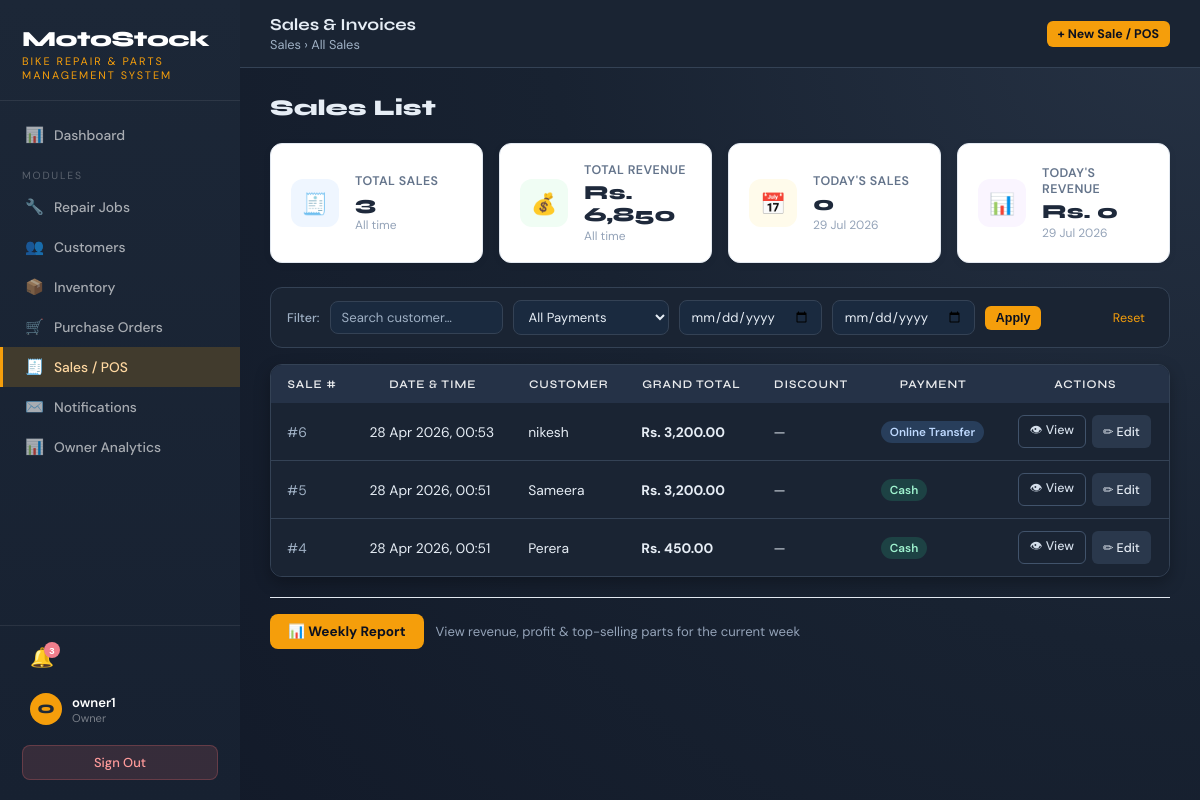
Page /pages/sale/sales_list.php (signed in) on the committed database.
### tables this page shows
CREATE TABLE IF NOT EXISTS `sale` (
  `saleID` int NOT NULL AUTO_INCREMENT,
  `customerID` int DEFAULT NULL,
  `customerName` varchar(80) DEFAULT NULL,
  `saleDate` datetime DEFAULT CURRENT_TIMESTAMP,
  `subTotal` decimal(10,2) DEFAULT NULL,
  `discountPercent` decimal(5,2) DEFAULT '0.00',
  `grandTotal` decimal(10,2) DEFAULT NULL,
  `paymentMethod` enum('Cash','Online Transfer') DEFAULT 'Cash',
  PRIMARY KEY (`saleID`)
);

### pages/sale/sales_list.php (the view, shortened to what this page needs)
<?php
require_once '../../includes/config.php';
$search   = trim($_GET['search']    ?? '');
$payment  = trim($_GET['payment']   ?? '');
$dateFrom = trim($_GET['date_from'] ?? '');
$dateTo   = trim($_GET['date_to']   ?? '');
$hasCustomerNameCol = false;
$chkCustomerName = $conn->query("SHOW COLUMNS FROM Sale LIKE 'customerName'");
if ($chkCustomerName && $chkCustomerName->num_rows > 0) {
    $hasCustomerNameCol = true;
}
$hasCustomerIdCol = false;
$chkCustomerId = $conn->query("SHOW COLUMNS FROM Sale LIKE 'customerID'");
if ($chkCustomerId && $chkCustomerId->num_rows > 0) {
    $hasCustomerIdCol = true;
}
$hasSubTotalCol = false;
$chkSubTotal = $conn->query("SHOW COLUMNS FROM Sale LIKE 'subTotal'");
if ($chkSubTotal && $chkSubTotal->num_rows > 0) {
    $hasSubTotalCol = true;
}
$hasDiscountPercentCol = false;
$chkDiscountPercent = $conn->query("SHOW COLUMNS FROM Sale LIKE 'discountPercent'");
if ($chkDiscountPercent && $chkDiscountPercent->num_rows > 0) {
    $hasDiscountPercentCol = true;
}
$hasDiscountAmountCol = false;
$hasAmountReceivedCol = false;
$where = ["1=1"];
$whereSql = implode(' AND ', $where);
$selectCustomer = $hasCustomerNameCol
    ? "sa.customerName AS customerName"
    : ($hasCustomerIdCol ? "COALESCE(c.name, 'Walk-in') AS customerName" : "'Walk-in' AS customerName");
$joinCustomer = $hasCustomerNameCol ? '' : ($hasCustomerIdCol ? "LEFT JOIN Customer c ON c.customerID = sa.customerID" : '');
$selectSubTotal = $hasSubTotalCol ? "sa.subTotal" : "sa.grandTotal AS subTotal";
$selectDiscountPercent = $hasDiscountPercentCol ? "sa.discountPercent" : "0 AS discountPercent";
$selectDiscountAmount = $hasDiscountAmountCol ? "sa.discountAmount" : "0 AS discountAmount";
$selectAmountReceived = $hasAmountReceivedCol ? "sa.amountReceived" : "NULL AS amountReceived";
$result = $conn->query("
    SELECT sa.saleID, sa.saleDate, {$selectCustomer}, {$selectSubTotal},
           {$selectDiscountPercent}, {$selectDiscountAmount}, sa.grandTotal,
           sa.paymentMethod, {$selectAmountReceived}
    FROM Sale sa
    {$joinCustomer}
    WHERE $whereSql
    ORDER BY sa.saleDate DESC, sa.saleID DESC
");
$sales = [];
if ($result) { while ($row = $result->fetch_assoc()) { $sales[] = $row; } }
$statsRow     = $conn->query("SELECT COUNT(*) AS cnt, COALESCE(SUM(grandTotal),0) AS rev FROM Sale")->fetch_assoc();
$totalSales   = $statsRow['cnt'];
$totalRevenue = $statsRow['rev'];
$today        = date('Y-m-d');
$todaySales   = $conn->query("SELECT COUNT(*) AS cnt FROM Sale WHERE DATE(saleDate)='$today'")->fetch_assoc()['cnt'];
$todayRev     = $conn->query("SELECT COALESCE(SUM(grandTotal),0) AS rev FROM Sale WHERE DATE(saleDate)='$today'")->fetch_assoc()['rev'];
?>
<!DOCTYPE html>
<html lang="en">
<head>
    <link rel="stylesheet" href="../../assets/css/styles.css">
</head>
<body>
<?php require_once '../../includes/sidebar.php'; ?>
<div class="main-wrap">
    <div class="topbar">
        <div>
            <div class="topbar-title">Sales &amp; Invoices</div>
            <div class="topbar-breadcrumb">Sales › All Sales</div>
        </div>
        <a href="new_sale.php" class="btn btn-amber btn-sm">+ New Sale / POS</a>
    </div>
    <div class="main-content">
        <div class="page-header">
            <div class="page-title">Sales List</div>
        </div>
        <div class="h-stats">
            <div class="h-stat-card">
                <div class="h-stat-icon icon-blue">🧾</div>
                <div class="h-stat-info">
                    <div class="h-stat-label">Total Sales</div>
                    <div class="h-stat-value"><?= number_format($totalSales) ?></div>
                    <div class="h-stat-sub">All time</div>
                </div>
            </div>
            <div class="h-stat-card">
                <div class="h-stat-icon icon-green">💰</div>
                <div class="h-stat-info">
                    <div class="h-stat-label">Total Revenue</div>
                    <div class="h-stat-value">Rs. <?= number_format($totalRevenue, 0) ?></div>
                    <div class="h-stat-sub">All time</div>
                </div>
            </div>
            <div class="h-stat-card">
                <div class="h-stat-icon icon-amber">📅</div>
                <div class="h-stat-info">
                    <div class="h-stat-label">Today's Sales</div>
                    <div class="h-stat-value"><?= number_format($todaySales) ?></div>
                    <div class="h-stat-sub"><?= date('d M Y') ?></div>
                </div>
            </div>
            <div class="h-stat-card">
                <div class="h-stat-icon icon-purple">📊</div>
                <div class="h-stat-info">
                    <div class="h-stat-label">Today's Revenue</div>
                    <div class="h-stat-value">Rs. <?= number_format($todayRev, 0) ?></div>
                    <div class="h-stat-sub"><?= date('d M Y') ?></div>
                </div>
            </div>
        </div>
        <form method="GET" action="sales_list.php" class="filter-bar">
            <span class="filter-label">Filter:</span>
            <input type="text" name="search" class="filter-input" placeholder="Search customer…" value="<?= htmlspecialchars($search) ?>">
            <select name="payment" class="filter-select">
                <option value="">All Payments</option>
            </select>
            <input type="date" name="date_from" class="filter-input" style="min-width:130px" value="<?= htmlspecialchars($dateFrom) ?>" title="From date">
            <input type="date" name="date_to"   class="filter-input" style="min-width:130px" value="<?= htmlspecialchars($dateTo) ?>"   title="To date">
            <button type="submit" class="btn btn-sm btn-amber">Apply</button>
            <a href="sales_list.php" class="filter-reset">Reset</a>
        </form>
        <div class="table-wrap">
            <table class="table">
                <thead>
                    <tr>
                        <th>Sale #</th>
                        <th>Date &amp; Time</th>
                        <th>Customer</th>
                        <th>Grand Total</th>
                        <th>Discount</th>
                        <th>Payment</th>
                        <th>Actions</th>
                    </tr>
                </thead>
                <tbody>
                <?php if (empty($sales)): ?>
                    <tr>
                        <td colspan="7" style="text-align:center;color:var(--muted);padding:24px">
                            No sales found.
                            <?php if ($search || $payment || $dateFrom || $dateTo): ?>
                                <a href="sales_list.php">Clear filters</a>
                            <?php else: ?>
                                <a href="new_sale.php">Create your first sale →</a>
                            <?php endif; ?>
                        </td>
                    </tr>
                <?php else: ?>
                    <?php foreach ($sales as $s): ?>
                    <?php
                        $discAmt  = $s['discountAmount'] ?? ($s['subTotal'] * $s['discountPercent'] / 100);
                        $payBadge = $s['paymentMethod'] === 'Cash' ? 'badge-success' : 'badge-info';
                    ?>
                    <tr>
                        <td style="color:var(--muted)">#<?= $s['saleID'] ?></td>
                        <td><?= date('d M Y, H:i', strtotime($s['saleDate'])) ?></td>
                        <td><?= $s['customerName'] ? htmlspecialchars($s['customerName']) : '<span style="color:var(--muted)">Walk-in</span>' ?></td>
                        <td><strong>Rs. <?= number_format($s['grandTotal'], 2) ?></strong></td>
                        <td>
                            <?php if ($discAmt > 0): ?>
                                <span class="badge badge-warning">Rs. <?= number_format($discAmt, 2) ?></span>
                            <?php else: ?>—<?php endif; ?>
                        </td>
                        <td><span class="badge <?= $payBadge ?>"><?= htmlspecialchars($s['paymentMethod']) ?></span></td>
                        <td style="display:flex;gap:6px;flex-wrap:wrap">
                            <a href="view_invoice.php?saleID=<?= $s['saleID'] ?>" class="btn btn-sm btn-outline">👁 View</a>
                            <a href="edit_sale.php?saleID=<?= $s['saleID'] ?>" class="btn btn-sm btn-secondary">✏ Edit</a>
                        </td>
                    </tr>
                    <?php endforeach; ?>
                <?php endif; ?>
                </tbody>
            </table>
        </div>
        <div style="margin-top:20px;padding-top:16px;border-top:1px solid #e2e8f0;display:flex;align-items:center;gap:12px">
            <a href="weekly_report.php" class="btn btn-amber">
                📊 Weekly Report
            </a>
            <span style="font-size:.82rem;color:#94a3b8">View revenue, profit &amp; top-selling parts for the current week</span>
        </div>
    </div>
</div>
</body>
</html>

### assets/css/styles.css (style rules this page uses)
:root { --navy: #1f2937; --navy-mid: #273447; --navy-lite: #334155; --amber: #f59e0b; --amber-dk: #d97706; --red: #f07f8d; --green: #f6ad55; --blue: #7ea7d8; --bg: #111827; --surface: #1a2433; --border: #344255; --text: #e6edf5; --muted: #9fb0c4; --sidebar-w: 240px; --radius: 12px; --shadow: 0 14px 34px rgba(0,0,0,.35); --shadow-sm: 0 6px 16px rgba(0,0,0,.28); }
*, *::before, *::after { box-sizing: border-box; margin: 0; padding: 0; }
body { font-family: 'DM Sans', sans-serif; background: radial-gradient(circle at top right, #263244 0%, #182231 45%, #111827 100%); color: var(--text); min-height: 100vh; display: flex; }
.main-wrap { margin-left: var(--sidebar-w); flex: 1; min-height: 100vh; display: flex; flex-direction: column; }
.topbar { background: var(--surface); border-bottom: 1px solid var(--border); padding: 14px 30px; display: flex; align-items: center; justify-content: space-between; position: sticky; top: 0; z-index: 50; }
.topbar-title { font-family: 'Syne', sans-serif; font-weight: 700; font-size: 1.05rem; color: var(--text); }
.topbar-breadcrumb { font-size: .8rem; color: var(--muted); margin-top: 1px; }
.main-content { padding: 26px 30px; flex: 1; }
.page-header { display: flex; align-items: center; justify-content: space-between; margin-bottom: 22px; flex-wrap: wrap; gap: 12px; }
.page-title { font-family: 'Syne', sans-serif; font-size: 1.4rem; font-weight: 800; color: var(--text); }
.table-wrap { border-radius: var(--radius); overflow: hidden; box-shadow: var(--shadow-sm); border: 1px solid var(--border); }
table.table { width: 100%; border-collapse: collapse; background: var(--surface); }
table.table thead th { background: #253247; color: rgba(255,255,255,.9); font-family: 'Syne', sans-serif; font-size: .73rem; font-weight: 600; letter-spacing: .9px; text-transform: uppercase; padding: 12px 16px; white-space: nowrap; }
table.table tbody tr { border-bottom: 1px solid var(--border); transition: background .14s; }
table.table tbody tr:last-child { border-bottom: none; }
table.table tbody td { padding: 12px 16px; font-size: .865rem; color: var(--text); }
.badge { display: inline-flex; align-items: center; padding: 3px 9px; border-radius: 20px; font-size: .73rem; font-weight: 600; }
.badge-success { background: rgba(45,197,142,.18); color: #9ff3cf; }
.badge-info { background: rgba(96,165,250,.2); color: #bfdaff; }
.btn { display: inline-flex; align-items: center; gap: 6px; padding: 9px 18px; border-radius: 8px; font-size: .85rem; font-weight: 500; text-decoration: none; cursor: pointer; border: none; transition: opacity .15s, transform .14s; white-space: nowrap; }
.btn-amber { background: var(--amber); color: #0b1020; font-weight: 700; }
.btn-secondary { background: #2a384c; color: #e6edf5; }
.btn-outline { background: transparent; border: 1.5px solid #41536b; color: #d4deea; }
.btn-sm { padding: 5px 11px; font-size: .78rem; border-radius: 6px; }
.filter-bar { display: flex; align-items: center; gap: 10px; flex-wrap: wrap; margin-bottom: 16px; padding: 12px 16px; background: var(--surface); border: 1px solid var(--border); border-radius: var(--radius); }
.filter-bar .filter-input, .filter-bar .filter-select { padding: 7px 11px; background: #1a2a3f; border: 1.5px solid var(--border); border-radius: 8px; color: var(--text); font-family: 'DM Sans', sans-serif; font-size: .82rem; outline: none; transition: border-color .17s; min-width: 140px; }
.filter-bar .filter-input::placeholder { color: var(--muted); }
.filter-bar .filter-select option { background: #1a2a3f; }
.filter-label { font-size: .78rem; color: var(--muted); font-weight: 500; white-space: nowrap; }
.filter-reset { margin-left: auto; font-size: .78rem; color: var(--amber); cursor: pointer; text-decoration: none; background: none; border: none; padding: 5px 8px; border-radius: 6px; transition: background .15s; }

### rows in the picture
sale: saleID "6", saleDate "28 Apr 2026, 00:53", customerName "nikesh", grandTotal "3,200.00", paymentMethod "Online Transfer"
sale: saleID "5", saleDate "28 Apr 2026, 00:51", customerName "Sameera", grandTotal "3,200.00", paymentMethod "Cash"
sale: saleID "4", saleDate "28 Apr 2026, 00:51", customerName "Perera", grandTotal "450.00", paymentMethod "Cash"

### other values in the picture
$p['icon'] "📊"
$p['label'] "Dashboard"
$p['icon'] "🔧"
$p['label'] "Repair Jobs"
$p['icon'] "👥"
$p['label'] "Customers"
$p['icon'] "📦"
$p['label'] "Inventory"
$p['icon'] "🛒"
$p['label'] "Purchase Orders"
$p['icon'] "🧾"
$p['label'] "Sales / POS"
$p['icon'] "✉️"
$p['label'] "Notifications"
$p['label'] "Owner Analytics"
